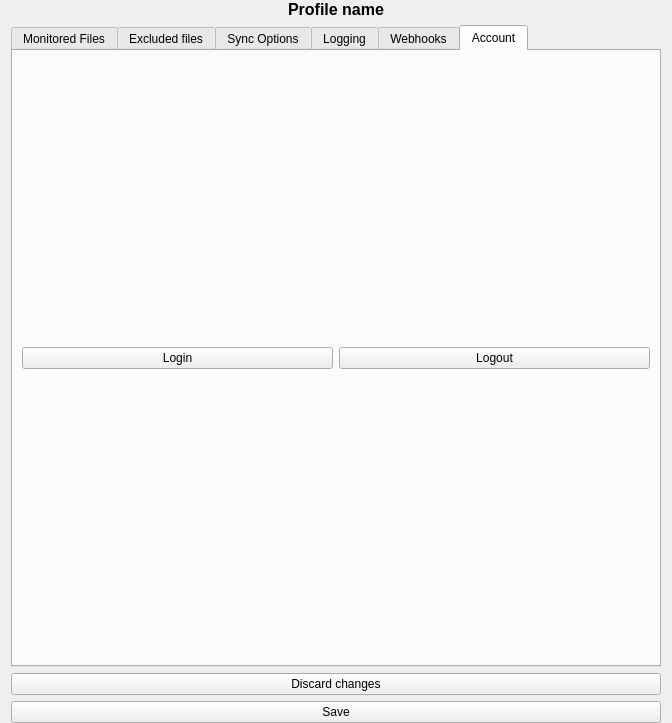
<?xml version="1.0" encoding="UTF-8"?>
<ui version="4.0">
 <class>profile_settings</class>
 <widget class="QWidget" name="profile_settings">
  <property name="geometry">
   <rect>
    <x>0</x>
    <y>0</y>
    <width>664</width>
    <height>723</height>
   </rect>
  </property>
  <property name="windowTitle">
   <string>OneDriveGUI - Profile Settings</string>
  </property>
  <layout class="QVBoxLayout" name="verticalLayout_2">
   <property name="topMargin">
    <number>0</number>
   </property>
   <property name="bottomMargin">
    <number>0</number>
   </property>
   <item>
    <widget class="QLabel" name="label_profile_name">
     <property name="font">
      <font>
       <pointsize>12</pointsize>
       <weight>75</weight>
       <bold>true</bold>
      </font>
     </property>
     <property name="text">
      <string>Profile name</string>
     </property>
     <property name="alignment">
      <set>Qt::AlignCenter</set>
     </property>
    </widget>
   </item>
   <item>
    <layout class="QHBoxLayout" name="horizontalLayout">
     <item>
      <widget class="QTabWidget" name="tabWidget">
       <property name="minimumSize">
        <size>
         <width>650</width>
         <height>600</height>
        </size>
       </property>
       <property name="currentIndex">
        <number>5</number>
       </property>
       <widget class="QWidget" name="exemptions_tab_2">
        <attribute name="title">
         <string>Monitored Files</string>
        </attribute>
        <layout class="QVBoxLayout" name="verticalLayout_5">
         <item>
          <widget class="QGroupBox" name="groupBox_8">
           <property name="title">
            <string>Monitored directory</string>
           </property>
           <layout class="QGridLayout" name="gridLayout_9">
            <item row="1" column="0">
             <layout class="QGridLayout" name="gridLayout_5">
              <item row="0" column="2">
               <widget class="QPushButton" name="pushButton_3">
                <property name="text">
                 <string>Browse</string>
                </property>
               </widget>
              </item>
              <item row="0" column="0">
               <widget class="QLabel" name="label_sync_dir">
                <property name="text">
                 <string>Sync Folder:</string>
                </property>
               </widget>
              </item>
              <item row="0" column="1">
               <widget class="QLineEdit" name="lineEdit_sync_dir"/>
              </item>
             </layout>
            </item>
            <item row="2" column="0">
             <widget class="QCheckBox" name="checkBox_sync_root_files">
              <property name="text">
               <string>Sync root files</string>
              </property>
             </widget>
            </item>
           </layout>
          </widget>
         </item>
         <item>
          <spacer name="verticalSpacer_3">
           <property name="orientation">
            <enum>Qt::Vertical</enum>
           </property>
           <property name="sizeHint" stdset="0">
            <size>
             <width>20</width>
             <height>40</height>
            </size>
           </property>
          </spacer>
         </item>
        </layout>
       </widget>
       <widget class="QWidget" name="tab">
        <attribute name="title">
         <string>Excluded files</string>
        </attribute>
        <layout class="QVBoxLayout" name="verticalLayout_7">
         <item>
          <widget class="QGroupBox" name="groupBox">
           <property name="title">
            <string>Excluded files</string>
           </property>
           <layout class="QVBoxLayout" name="verticalLayout_3">
            <item>
             <layout class="QGridLayout" name="gridLayout_6">
              <item row="1" column="0">
               <widget class="QLineEdit" name="lineEdit_skip_file"/>
              </item>
              <item row="1" column="1">
               <widget class="QPushButton" name="pushButton_add_skip_file">
                <property name="text">
                 <string>Add</string>
                </property>
               </widget>
              </item>
              <item row="0" column="1">
               <widget class="QPushButton" name="pushButton_rm_skip_file">
                <property name="sizePolicy">
                 <sizepolicy hsizetype="Minimum" vsizetype="Minimum">
                  <horstretch>0</horstretch>
                  <verstretch>0</verstretch>
                 </sizepolicy>
                </property>
                <property name="text">
                 <string>Remove</string>
                </property>
               </widget>
              </item>
              <item row="0" column="0">
               <widget class="QListWidget" name="listWidget_skip_file"/>
              </item>
             </layout>
            </item>
           </layout>
          </widget>
         </item>
         <item>
          <widget class="QGroupBox" name="groupBox_2">
           <property name="title">
            <string>Excluded directories</string>
           </property>
           <layout class="QVBoxLayout" name="verticalLayout_4">
            <item>
             <widget class="QCheckBox" name="checkBox_skip_dir_strict_match">
              <property name="text">
               <string>Strict match</string>
              </property>
             </widget>
            </item>
            <item>
             <layout class="QGridLayout" name="gridLayout_7">
              <item row="0" column="1">
               <widget class="QPushButton" name="pushButton_rm_skip_dir">
                <property name="sizePolicy">
                 <sizepolicy hsizetype="Maximum" vsizetype="Minimum">
                  <horstretch>0</horstretch>
                  <verstretch>0</verstretch>
                 </sizepolicy>
                </property>
                <property name="text">
                 <string>Remove</string>
                </property>
               </widget>
              </item>
              <item row="0" column="0">
               <widget class="QListWidget" name="listWidget_skip_dir">
                <property name="sizePolicy">
                 <sizepolicy hsizetype="MinimumExpanding" vsizetype="Expanding">
                  <horstretch>0</horstretch>
                  <verstretch>0</verstretch>
                 </sizepolicy>
                </property>
               </widget>
              </item>
              <item row="1" column="0">
               <widget class="QLineEdit" name="lineEdit_skip_dir"/>
              </item>
              <item row="1" column="1">
               <widget class="QPushButton" name="pushButton_add_skip_dir">
                <property name="sizePolicy">
                 <sizepolicy hsizetype="Fixed" vsizetype="Fixed">
                  <horstretch>0</horstretch>
                  <verstretch>0</verstretch>
                 </sizepolicy>
                </property>
                <property name="text">
                 <string>Add</string>
                </property>
               </widget>
              </item>
             </layout>
            </item>
           </layout>
          </widget>
         </item>
         <item>
          <widget class="QGroupBox" name="groupBox_3">
           <property name="title">
            <string>Others</string>
           </property>
           <layout class="QGridLayout" name="gridLayout_2">
            <item row="0" column="1">
             <widget class="QCheckBox" name="checkBox_skip_symlinks">
              <property name="text">
               <string>Exclude symlinks</string>
              </property>
             </widget>
            </item>
            <item row="0" column="0">
             <widget class="QCheckBox" name="checkBox_check_nosync">
              <property name="text">
               <string>Check for .nosync</string>
              </property>
             </widget>
            </item>
            <item row="1" column="0">
             <widget class="QCheckBox" name="checkBox_skip_dotfiles">
              <property name="text">
               <string>Exclude dotfiles (hidden files)</string>
              </property>
             </widget>
            </item>
           </layout>
          </widget>
         </item>
        </layout>
       </widget>
       <widget class="QWidget" name="tab_2">
        <attribute name="title">
         <string>Sync Options</string>
        </attribute>
        <layout class="QVBoxLayout" name="verticalLayout_8">
         <item>
          <widget class="QGroupBox" name="groupBox_10">
           <property name="title">
            <string>Account Rate Limit</string>
           </property>
           <layout class="QGridLayout" name="gridLayout_11">
            <item row="0" column="1">
             <widget class="QSpinBox" name="spinBox_rate_limit">
              <property name="minimum">
               <number>125000</number>
              </property>
              <property name="maximum">
               <number>125000000</number>
              </property>
              <property name="singleStep">
               <number>12500</number>
              </property>
             </widget>
            </item>
            <item row="0" column="0">
             <widget class="QLabel" name="label_rate_limit">
              <property name="text">
               <string>Rate Limit [B/s]</string>
              </property>
             </widget>
            </item>
            <item row="1" column="0" colspan="4">
             <widget class="QSlider" name="horizontalSlider_rate_limit">
              <property name="minimum">
               <number>125000</number>
              </property>
              <property name="maximum">
               <number>125000000</number>
              </property>
              <property name="singleStep">
               <number>12500</number>
              </property>
              <property name="pageStep">
               <number>12500</number>
              </property>
              <property name="orientation">
               <enum>Qt::Horizontal</enum>
              </property>
             </widget>
            </item>
            <item row="0" column="3">
             <spacer name="horizontalSpacer">
              <property name="orientation">
               <enum>Qt::Horizontal</enum>
              </property>
              <property name="sizeHint" stdset="0">
               <size>
                <width>40</width>
                <height>20</height>
               </size>
              </property>
             </spacer>
            </item>
            <item row="0" column="2">
             <widget class="QLabel" name="label_rate_limit_mbps">
              <property name="text">
               <string>(Mibit/s)</string>
              </property>
             </widget>
            </item>
           </layout>
          </widget>
         </item>
         <item>
          <widget class="QGroupBox" name="groupBox_4">
           <property name="title">
            <string>Advanced Properties</string>
           </property>
           <layout class="QFormLayout" name="formLayout">
            <item row="0" column="0">
             <widget class="QLabel" name="label_monitor_interval">
              <property name="text">
               <string>Monitor interval</string>
              </property>
             </widget>
            </item>
            <item row="0" column="1">
             <widget class="QSpinBox" name="spinBox_monitor_interval">
              <property name="maximum">
               <number>1000000</number>
              </property>
             </widget>
            </item>
            <item row="1" column="0">
             <widget class="QLabel" name="label_monitor_fullscan_frequency">
              <property name="text">
               <string>Monitor full-scan frequency</string>
              </property>
             </widget>
            </item>
            <item row="1" column="1">
             <widget class="QSpinBox" name="spinBox_monitor_fullscan_frequency">
              <property name="maximum">
               <number>1000000</number>
              </property>
             </widget>
            </item>
            <item row="2" column="0">
             <widget class="QLabel" name="label_classify_as_big_delete">
              <property name="text">
               <string>Clasify as big delete</string>
              </property>
             </widget>
            </item>
            <item row="2" column="1">
             <widget class="QSpinBox" name="spinBox_classify_as_big_delete">
              <property name="maximum">
               <number>1000000</number>
              </property>
             </widget>
            </item>
            <item row="3" column="0">
             <widget class="QLabel" name="label_user_agent">
              <property name="text">
               <string>User-agent</string>
              </property>
             </widget>
            </item>
            <item row="3" column="1">
             <widget class="QLineEdit" name="lineEdit_user_agent">
              <property name="maximumSize">
               <size>
                <width>200</width>
                <height>16777215</height>
               </size>
              </property>
              <property name="maxLength">
               <number>32767</number>
              </property>
             </widget>
            </item>
            <item row="4" column="0">
             <widget class="QLabel" name="label_azure_ad_endpoint">
              <property name="text">
               <string>Azure AD endpoint</string>
              </property>
             </widget>
            </item>
            <item row="4" column="1">
             <widget class="QLineEdit" name="lineEdit_azure_ad_endpoint">
              <property name="maximumSize">
               <size>
                <width>200</width>
                <height>16777215</height>
               </size>
              </property>
             </widget>
            </item>
            <item row="5" column="0">
             <widget class="QLabel" name="label_azure_tenant_id">
              <property name="text">
               <string>Azure tenant ID</string>
              </property>
             </widget>
            </item>
            <item row="5" column="1">
             <widget class="QLineEdit" name="lineEdit_azure_tenant_id">
              <property name="maximumSize">
               <size>
                <width>200</width>
                <height>16777215</height>
               </size>
              </property>
             </widget>
            </item>
            <item row="6" column="0">
             <widget class="QLabel" name="label_sync_dir_permissions">
              <property name="text">
               <string>Sync dir permissions</string>
              </property>
             </widget>
            </item>
            <item row="6" column="1">
             <widget class="QSpinBox" name="spinBox_sync_dir_permissions">
              <property name="maximum">
               <number>777</number>
              </property>
             </widget>
            </item>
            <item row="7" column="0">
             <widget class="QLabel" name="label_sync_file_permissions">
              <property name="text">
               <string>Sync file permissions</string>
              </property>
             </widget>
            </item>
            <item row="7" column="1">
             <widget class="QSpinBox" name="spinBox_sync_file_permissions">
              <property name="maximum">
               <number>777</number>
              </property>
             </widget>
            </item>
            <item row="8" column="0">
             <widget class="QLabel" name="label_operation_timeout">
              <property name="text">
               <string>Operation timeout</string>
              </property>
             </widget>
            </item>
            <item row="8" column="1">
             <widget class="QSpinBox" name="spinBox_operation_timeout">
              <property name="maximum">
               <number>1000000</number>
              </property>
             </widget>
            </item>
           </layout>
          </widget>
         </item>
         <item>
          <widget class="QGroupBox" name="groupBox_5">
           <property name="title">
            <string>Advanced options</string>
           </property>
           <layout class="QGridLayout" name="gridLayout_4">
            <item row="2" column="1">
             <widget class="QCheckBox" name="checkBox_force_http_2">
              <property name="text">
               <string>Force HTTP2</string>
              </property>
             </widget>
            </item>
            <item row="4" column="1">
             <widget class="QCheckBox" name="checkBox_check_nomount">
              <property name="text">
               <string>Check for .nomount</string>
              </property>
             </widget>
            </item>
            <item row="4" column="2">
             <widget class="QCheckBox" name="checkBox_resync">
              <property name="text">
               <string>Full re-sync</string>
              </property>
             </widget>
            </item>
            <item row="0" column="1">
             <widget class="QCheckBox" name="checkBox_download_only">
              <property name="text">
               <string>Download only</string>
              </property>
             </widget>
            </item>
            <item row="5" column="1">
             <widget class="QCheckBox" name="checkBox_local_first">
              <property name="text">
               <string>Local first</string>
              </property>
             </widget>
            </item>
            <item row="2" column="2">
             <widget class="QCheckBox" name="checkBox_dry_run">
              <property name="text">
               <string>Dry run</string>
              </property>
             </widget>
            </item>
            <item row="3" column="1">
             <widget class="QCheckBox" name="checkBox_disable_upload_validation">
              <property name="text">
               <string>Disable upload validation</string>
              </property>
             </widget>
            </item>
            <item row="5" column="2">
             <widget class="QCheckBox" name="checkBox_bypass_data_preservation">
              <property name="text">
               <string>Bypass data preservation</string>
              </property>
             </widget>
            </item>
            <item row="0" column="2">
             <widget class="QCheckBox" name="checkBox_no_remote_delete">
              <property name="text">
               <string>No remote delete</string>
              </property>
             </widget>
            </item>
            <item row="3" column="2">
             <widget class="QCheckBox" name="checkBox_remove_source_files">
              <property name="text">
               <string>Remove source files</string>
              </property>
             </widget>
            </item>
            <item row="1" column="1">
             <widget class="QCheckBox" name="checkBox_upload_only">
              <property name="text">
               <string>Upload only</string>
              </property>
             </widget>
            </item>
            <item row="1" column="2">
             <widget class="QCheckBox" name="checkBox_sync_business_shared_folders">
              <property name="text">
               <string>Sync business shared folders</string>
              </property>
             </widget>
            </item>
           </layout>
          </widget>
         </item>
         <item>
          <spacer name="verticalSpacer_4">
           <property name="orientation">
            <enum>Qt::Vertical</enum>
           </property>
           <property name="sizeHint" stdset="0">
            <size>
             <width>20</width>
             <height>40</height>
            </size>
           </property>
          </spacer>
         </item>
        </layout>
       </widget>
       <widget class="QWidget" name="tab_logging">
        <attribute name="title">
         <string>Logging</string>
        </attribute>
        <layout class="QVBoxLayout" name="verticalLayout_6">
         <item>
          <widget class="QGroupBox" name="groupBox_7">
           <property name="title">
            <string>Logging</string>
           </property>
           <layout class="QVBoxLayout" name="verticalLayout_9">
            <item>
             <layout class="QGridLayout" name="gridLayout_8">
              <item row="0" column="0">
               <widget class="QCheckBox" name="checkBox_enable_logging">
                <property name="text">
                 <string>Enable Logging</string>
                </property>
               </widget>
              </item>
              <item row="1" column="0">
               <widget class="QLabel" name="label_log_dir">
                <property name="text">
                 <string>Log location:</string>
                </property>
               </widget>
              </item>
              <item row="4" column="0">
               <widget class="QCheckBox" name="checkBox_debug_https">
                <property name="text">
                 <string>Debug HTTPS</string>
                </property>
               </widget>
              </item>
              <item row="1" column="1">
               <widget class="QLineEdit" name="lineEdit_log_dir"/>
              </item>
              <item row="1" column="2">
               <widget class="QPushButton" name="pushButton_log_dir">
                <property name="text">
                 <string>Browse</string>
                </property>
               </widget>
              </item>
              <item row="3" column="0">
               <widget class="QLabel" name="label_monitor_log_frequency">
                <property name="text">
                 <string>Monitor log frequency</string>
                </property>
               </widget>
              </item>
              <item row="3" column="1">
               <widget class="QSpinBox" name="spinBox_monitor_log_frequency"/>
              </item>
             </layout>
            </item>
           </layout>
          </widget>
         </item>
         <item>
          <widget class="QGroupBox" name="groupBox_6">
           <property name="title">
            <string>Notifications</string>
           </property>
           <layout class="QFormLayout" name="formLayout_3">
            <item row="1" column="0">
             <widget class="QLabel" name="label_min_notify_changes">
              <property name="text">
               <string>Minimum notify changes</string>
              </property>
             </widget>
            </item>
            <item row="1" column="1">
             <widget class="QSpinBox" name="spinBox_min_notify_changes"/>
            </item>
            <item row="0" column="0">
             <widget class="QCheckBox" name="checkBox_disable_notifications">
              <property name="text">
               <string>Disable notifications</string>
              </property>
             </widget>
            </item>
           </layout>
          </widget>
         </item>
         <item>
          <spacer name="verticalSpacer_2">
           <property name="orientation">
            <enum>Qt::Vertical</enum>
           </property>
           <property name="sizeHint" stdset="0">
            <size>
             <width>20</width>
             <height>40</height>
            </size>
           </property>
          </spacer>
         </item>
        </layout>
       </widget>
       <widget class="QWidget" name="tab_5">
        <attribute name="title">
         <string>Webhooks</string>
        </attribute>
        <layout class="QGridLayout" name="gridLayout">
         <item row="0" column="0">
          <widget class="QGroupBox" name="groupBox_9">
           <property name="title">
            <string>Webhook settings</string>
           </property>
           <layout class="QFormLayout" name="formLayout_2">
            <item row="1" column="0">
             <widget class="QLabel" name="label_webhook_public_url">
              <property name="text">
               <string>Public URL</string>
              </property>
             </widget>
            </item>
            <item row="1" column="1">
             <widget class="QLineEdit" name="lineEdit_webhook_public_url"/>
            </item>
            <item row="2" column="0">
             <widget class="QLabel" name="label_webhook_listening_host">
              <property name="text">
               <string>Listening host</string>
              </property>
             </widget>
            </item>
            <item row="2" column="1">
             <widget class="QLineEdit" name="lineEdit_webhook_listening_host"/>
            </item>
            <item row="3" column="0">
             <widget class="QLabel" name="label_webhook_listening_port">
              <property name="text">
               <string>Listening port</string>
              </property>
             </widget>
            </item>
            <item row="3" column="1">
             <widget class="QSpinBox" name="spinBox_webhook_listening_port">
              <property name="minimum">
               <number>1</number>
              </property>
              <property name="maximum">
               <number>65353</number>
              </property>
             </widget>
            </item>
            <item row="4" column="0">
             <widget class="QLabel" name="label_webhook_expiration_interval">
              <property name="text">
               <string>Expiration interval</string>
              </property>
             </widget>
            </item>
            <item row="4" column="1">
             <widget class="QSpinBox" name="spinBox_webhook_expiration_interval">
              <property name="maximum">
               <number>1000000</number>
              </property>
             </widget>
            </item>
            <item row="5" column="0">
             <widget class="QLabel" name="label_webhook_renewal_interval">
              <property name="text">
               <string>Renewal interval</string>
              </property>
             </widget>
            </item>
            <item row="5" column="1">
             <widget class="QSpinBox" name="spinBox_webhook_renewal_interval">
              <property name="maximum">
               <number>1000000</number>
              </property>
             </widget>
            </item>
            <item row="0" column="0">
             <widget class="QCheckBox" name="checkBox_webhook_enabled">
              <property name="text">
               <string>Enable webhook</string>
              </property>
             </widget>
            </item>
           </layout>
          </widget>
         </item>
         <item row="1" column="0">
          <spacer name="verticalSpacer">
           <property name="orientation">
            <enum>Qt::Vertical</enum>
           </property>
           <property name="sizeHint" stdset="0">
            <size>
             <width>20</width>
             <height>40</height>
            </size>
           </property>
          </spacer>
         </item>
        </layout>
       </widget>
       <widget class="QWidget" name="tab_6">
        <attribute name="title">
         <string>Account</string>
        </attribute>
        <layout class="QHBoxLayout" name="horizontalLayout_2">
         <item>
          <widget class="QPushButton" name="pushButton_login">
           <property name="text">
            <string>Login</string>
           </property>
          </widget>
         </item>
         <item>
          <widget class="QPushButton" name="pushButton_logout">
           <property name="text">
            <string>Logout</string>
           </property>
          </widget>
         </item>
        </layout>
       </widget>
      </widget>
     </item>
    </layout>
   </item>
   <item>
    <widget class="QPushButton" name="pushButton_discart">
     <property name="text">
      <string>Discard changes</string>
     </property>
    </widget>
   </item>
   <item>
    <widget class="QPushButton" name="pushButton_save">
     <property name="text">
      <string>Save</string>
     </property>
    </widget>
   </item>
  </layout>
 </widget>
 <resources/>
 <connections/>
</ui>
